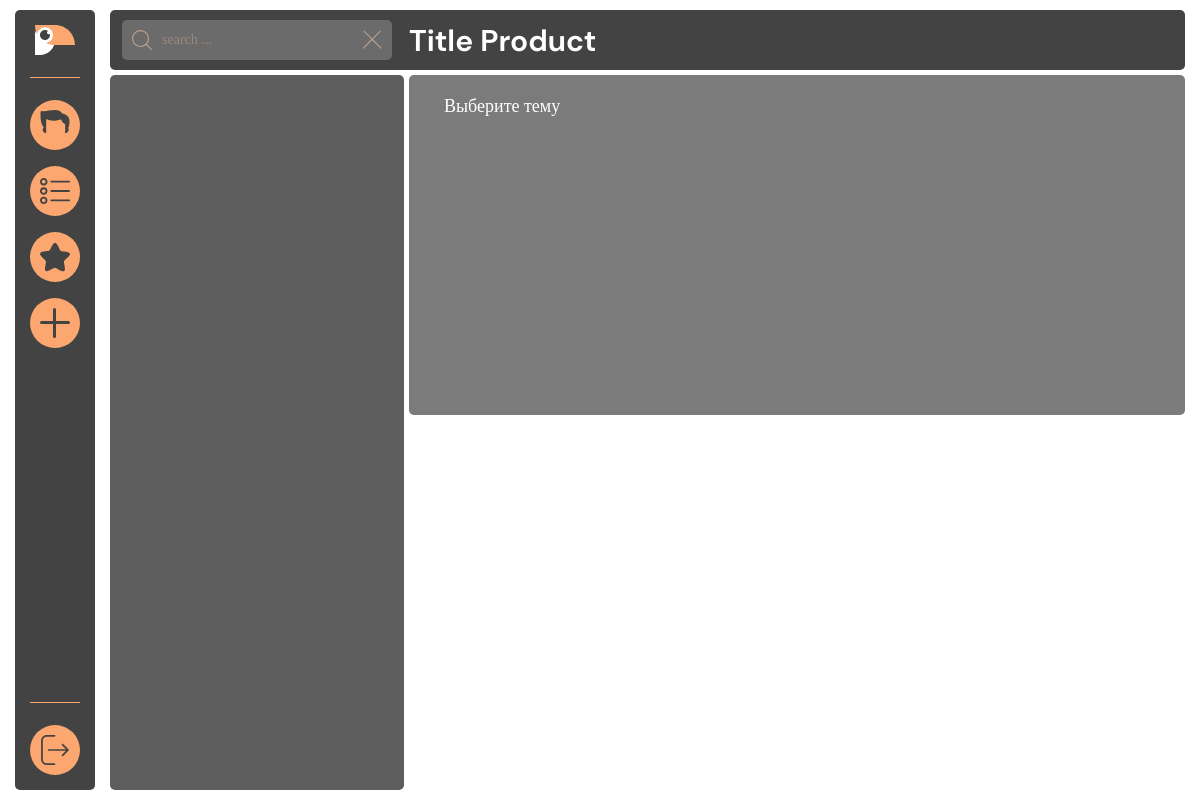
Page / (signed in) on the earlier database version.
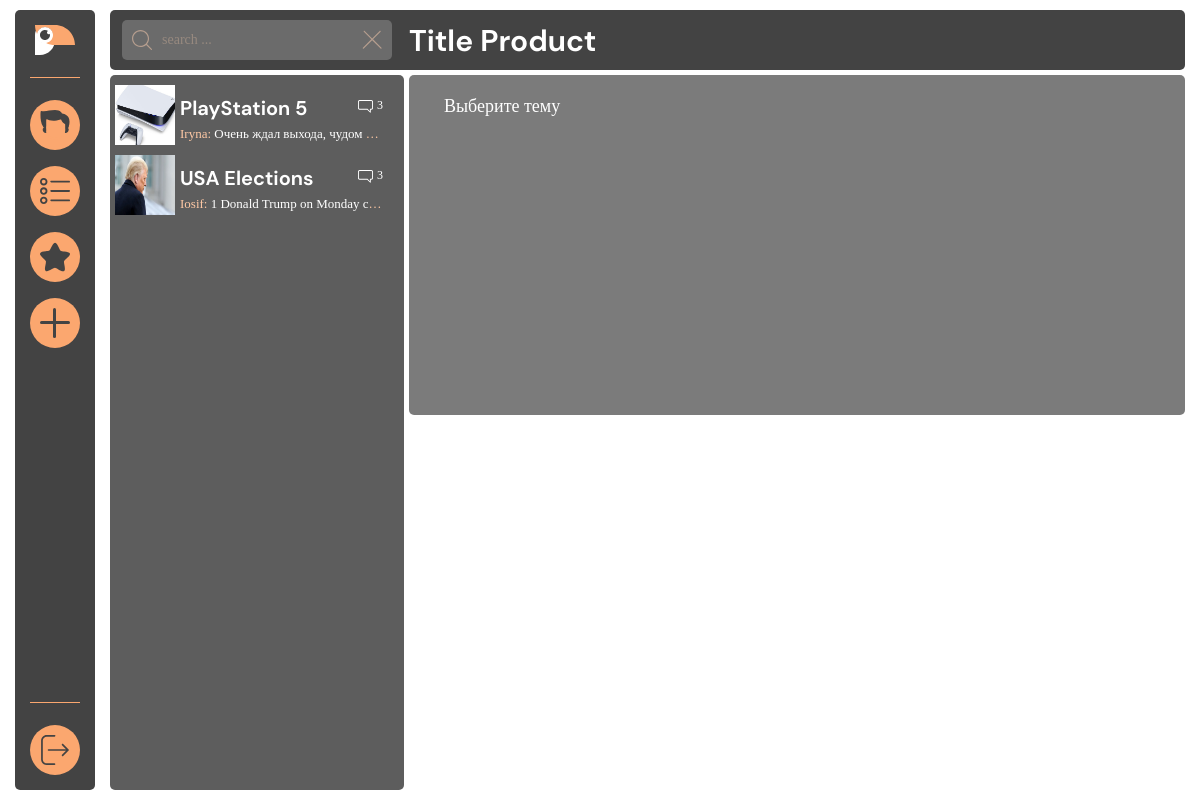
Same page on the later database version.
### tables this page shows
CREATE TABLE `topics` (
  `id` int(11) NOT NULL,
  `person_id` int(11) NOT NULL,
  `title` varchar(100) NOT NULL,
  `description` varchar(255) NOT NULL,
  `img` varchar(100) NOT NULL
);

CREATE TABLE `users` (
  `id` int(11) NOT NULL,
  `username` varchar(100) NOT NULL,
  `password` varchar(250) NOT NULL,
  `fullname` varchar(100) NOT NULL,
  `email` varchar(100) NOT NULL,
  `phone` varchar(20) NOT NULL,
  `photo` varchar(250) NOT NULL
);

CREATE TABLE `comments` (
  `id` int(11) NOT NULL,
  `topic_id` int(11) NOT NULL,
  `person_id` int(11) NOT NULL,
  `comment` text NOT NULL,
  `date` datetime NOT NULL DEFAULT current_timestamp()
);

### particles/products.php (the view)
<?php
include $_SERVER['DOCUMENT_ROOT'] . "/configs/db.php";
$sql = "SELECT * FROM topics";
$result = mysqli_query($connect, $sql);
$topics_num = mysqli_num_rows($result);
?>
<nav class="content__products">
	<ul class="products__list">
		<?php
		$count = 1;
		while ($count <= $topics_num) {
			$sql_img = "SELECT * FROM topics WHERE id =" . $count;
			$result_img = mysqli_query($connect, $sql_img);
			$topic = mysqli_fetch_assoc($result);
			$topic_img = mysqli_fetch_assoc($result_img);
			echo "<a href='?topic_id=" . $topic["id"] . "'>";
				echo"<li class=\"products__item\">";
				echo "<div class=\"icon\"><img src='" . $topic_img['img'] . "' ></div>";
				echo "<div class=\"item__content\">";
				echo "<div class=\"item__title\">";
				echo "<span>" . $topic["title"] . "</span>";
				echo "<div class=\"item__message\">";
				echo "<div class=\"icon\"><img src=\"assets/img/mes.svg\"></div>";
				$sql_comments_num = "SELECT * FROM comments WHERE topic_id =" . $topic['id'];
				$sql_comments_num_result = mysqli_query($connect, $sql_comments_num);
				$comments_num = mysqli_num_rows($sql_comments_num_result);
				echo "<span>" . $comments_num . "</span>";
				$latest_comment = "SELECT * FROM comments WHERE topic_id =" . $topic['id'] ." ORDER BY ID LIMIT 1";
				$sql_comments_num_result = mysqli_query($connect, $latest_comment);
				$lat_com = mysqli_fetch_assoc($sql_comments_num_result);
				$latest_user = "SELECT * FROM users WHERE id =" . $topic['person_id'] ." ORDER BY ID DESC LIMIT 1";
				$sql_user_num_result = mysqli_query($connect, $latest_user);
				$lat_user = mysqli_fetch_assoc($sql_user_num_result);
				echo "</div>";
				echo "</div>";
				echo "<div class=\"item__about\">";
				echo "<span>" . $lat_user['username'] . ": <span>" . $lat_com['comment'] . "</span></span>";
				echo "</div>";
				echo "</div>";
				echo "</li>";
			echo "</a>";
			$count++;
		}
		?>
	</ul>
</nav>

### index.php (shortened to what this page needs)
<!DOCTYPE html>
<html lang="en">
<head>
	<link rel="stylesheet" href="assets/css/style.css">
</head>
<body>
	<div class="wrapper">
		<div class="forum">
			<div class="conteiner">
				<div class="forum__body">
					<nav class="menu">
						<?php include "./particles/menu.php"; ?>
					</nav>
					<div class="main">
						<header class="header">
							<?php include "./particles/header.php"; ?>
						</header>
						<div class="content">
							<?php include "./particles/products.php"; ?>
							<div class="content__workspace">
								<?php include "./particles/ws_person.php"; ?>
							</div>
						</div>
					</div>
				</div>
			</div>
		</div>
	</div>
</body>
</html>

### particles/menu.php (shortened to what this page needs)
<a href="/">
	<div class="menu__logo">
		<img src="assets/img/logo.svg" alt="The logo">
	</div>
</a>
<hr>
<div class="menu__items">
	<ul class="menu__ul">
		<a href="#">
			<li class="ul__link">
				<div class="circle">
					<div class="icon"><img src="assets/img/person.svg" alt=""></div>
				</div>
			</li>
		</a>
		<a href="#">
			<li class="ul__link">
				<div class="circle">
					<div class="icon"><img src="assets/img/list.svg" alt=""></div>
				</div>
			</li>
		</a>
		<a href="#">
			<li class="ul__link">
				<div class="circle">
					<div class="icon"><img src="assets/img/star.svg" alt=""></div>
				</div>
			</li>
		</a>
		<a href="create.php">
			<li class="ul__link">
				<div class="circle">
					<div class="icon"><img src="assets/img/plus.svg" alt=""></div>
				</div>
			</li>
		</a>
	</ul>
</div>
<hr>
<a href="login.php">
	<div class="menu__exit">
		<div class="circle">
			<div class="icon"><img src="assets/img/logout.svg" alt=""></div>
		</div>
	</div>
</a>

### particles/header.php (shortened to what this page needs)
<div class="search">
	<div class="icon first"><img src="assets/img/search.svg" alt="The search."></div>
	<input type="text" placeholder="search ...">
	<div class="icon last"><img src="assets/img/delete.svg" alt="The delete input."></div>
</div>
<div class="title">
	<span>Title Product</span>
</div>

### particles/ws_person.php
<?php
include "configs/db.php";
?>
<?php
if (isset($_GET['topic_id'])) {
$sql_comments = "SELECT * FROM comments WHERE topic_id =" . $_GET['topic_id'];
$comments_result = mysqli_query($connect, $sql_comments);
$comments_number = mysqli_num_rows($comments_result);
$sql = "SELECT * FROM topics WHERE id =" . $_GET['topic_id'];
$result = mysqli_query($connect, $sql);
$topic = mysqli_fetch_assoc($result);
	?>
<div class="workspace__product">
	<?php echo "<div class=\"icon-300\"><img src='" . $topic['img'] . "' ></div>"; ?>
	<div class="product__content">
		<div class="content__text">
			<span>
				<?php
				echo $topic['description'];
				?>
			</span>
		</div>
		<div class="content__author">
			<a href="#"><span>Iosif Isachko</span></a>
		</div>
	</div>
</div>
<div class="workspace__comments">
<?php
$i=0;
while ($i < $comments_number) {
$comments = mysqli_fetch_assoc($comments_result);
$username_sql = "SELECT * FROM users WHERE id =" . $comments['person_id'];
$username = mysqli_query($connect, $username_sql);
$username = mysqli_fetch_assoc($username);
?>
	<ul class="comments__list">
		<li class="comment__item">
			<div class="comment">
				<div class="comment_person"><a href="#"><img src="assets/img/person_blue.svg" alt=""></a></div>
				<div class="comment_text">
					<span id="name">
						<?php
						echo $username['username'];
						?>
						</span>
					<span id="com">
						<?php
						echo $comments['comment'];
						?>
					</span>
				</div>
				<div class="comment_date">
					<span id="time">
						<?php echo $comments['date']; ?>
					</span>
				</div>
			</div>
		</li>
	</ul>
<?php
$i++;
}
?>
</div>
<div class="workspace__post">
	<div class="post__content">
		<div class="icon-50 person">
			<img src="assets/img/person_orange.svg" alt="">
		</div>
		<textarea placeholder="Leave your comment"></textarea>
		<div class="icon-50 send"><a href="#"><img src="assets/img/send.svg" alt=""></a></div>
	</div>
	<div class="post__line">
		<hr>
	</div>
</div>
<?php
}else{
?>
<div class="workspace__product">
	<div class="product__content">
		<div class="content__text">
			<span>
				Выберите тему
			</span>
		</div>
	</div>
</div>
<?php
}
?>

### assets/css/null.css (style rules this page uses)
* { padding: 0; margin: 0; border: 0; }
html,body { height: 100%; width: 100%; font-size: 100%; line-height: 1; font-size: 14px; -ms-text-size-adjust: 100%; -moz-text-size-adjust: 100%; -webkit-text-size-adjust: 100%; }
*,*::before,*::after { -moz-box-sizing: border-box; -webkit-box-sizing: border-box; box-sizing: border-box; }
nav,footer,header,aside { display: block; }
input,button,textarea { font-family: 'Montserrat'; }
a, a:visited { text-decoration: none; }
ul li { list-style: none; }
img { vertical-align: top; }

Differences in the rows shown:
added topics: img (picture), title "PlayStation 5", comments_num "3", users.username "Iryna", comments.comment "Очень ждал выхода, чудом…"
added topics: img (picture), title "USA Elections", comments_num "3", users.username "Iosif", comments.comment "1 Donald Trump on Monday c…"
